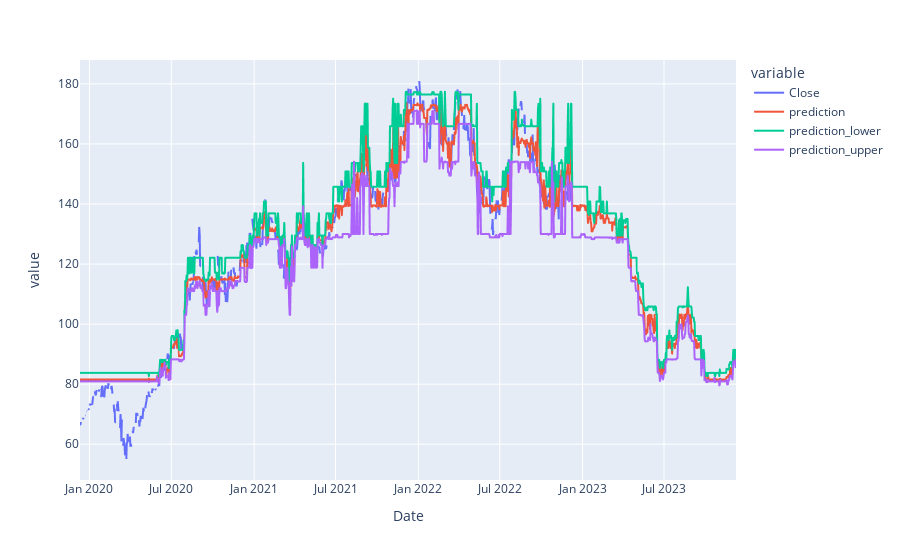

The notebook cell this image was saved under:
### Code cell
ticker = "AAPL"

model_df = ticker_regression.retrieve_single_ticker_model_results_from_mongo(ticker)
model_df.drop(labels=["_id"], axis=1, inplace=True)
# model_df.rename(columns={"index": "Date"}, inplace=True)

model_df["Date"] = pd.to_datetime(model_df["Date"])
model_df.drop(["Close"], axis=1, inplace=True)
model_df.set_index("Date", inplace=True)

# print(model_df)
yahoo_df = yahoo.retrieve_company_stock_price_from_mongo(ticker)
yahoo_df.drop(labels=["_id"], axis=1, inplace=True)
yahoo_df["Date"] = pd.to_datetime(yahoo_df["Date"]).dt.floor('D')
yahoo_df.set_index("Date", inplace=True)
# print(yahoo_df)
# # model_df.sort_values(["Date"], ascending=True, inplace=True)
# combined_df = yahoo_df.concat(model_df, left_index=True, right_index=True)
combined_df = yahoo_df.merge(model_df, how="right", left_index=True, right_index=True)
combined_df.reset_index(inplace=True)
combined_df.sort_values(["Date"], ascending=True, inplace=True)
px.line(combined_df, x='Date', y=['Close','prediction', 'prediction_lower', 'prediction_upper'])

### Figure 1 — Plotly figure (JSON) as saved in the notebook; plotly's stock layout.template omitted (floating-point values rounded to 4 significant figures; data arrays with more than 128 entries replaced by an {"elided": "..."} marker saying what was removed)
{"data": [{"hovertemplate": "variable=Close<br>Date=%{x}<br>value=%{y}<extra></extra>", "legendgroup": "Close", "line": {"color": "#636efa", "dash": "solid"}, "marker": {"symbol": "circle"}, "mode": "lines", "name": "Close", "showlegend": true, "type": "scattergl", "x": {"elided": "1459 str values"}, "xaxis": "x", "y": {"elided": "1459 float values"}, "yaxis": "y"}, {"hovertemplate": "variable=prediction<br>Date=%{x}<br>value=%{y}<extra></extra>", "legendgroup": "prediction", "line": {"color": "#EF553B", "dash": "solid"}, "marker": {"symbol": "circle"}, "mode": "lines", "name": "prediction", "showlegend": true, "type": "scattergl", "x": {"elided": "1459 str values"}, "xaxis": "x", "y": {"elided": "1459 float values"}, "yaxis": "y"}, {"hovertemplate": "variable=prediction_lower<br>Date=%{x}<br>value=%{y}<extra></extra>", "legendgroup": "prediction_lower", "line": {"color": "#00cc96", "dash": "solid"}, "marker": {"symbol": "circle"}, "mode": "lines", "name": "prediction_lower", "showlegend": true, "type": "scattergl", "x": {"elided": "1459 str values"}, "xaxis": "x", "y": {"elided": "1459 float values"}, "yaxis": "y"}, {"hovertemplate": "variable=prediction_upper<br>Date=%{x}<br>value=%{y}<extra></extra>", "legendgroup": "prediction_upper", "line": {"color": "#ab63fa", "dash": "solid"}, "marker": {"symbol": "circle"}, "mode": "lines", "name": "prediction_upper", "showlegend": true, "type": "scattergl", "x": {"elided": "1459 str values"}, "xaxis": "x", "y": {"elided": "1459 float values"}, "yaxis": "y"}], "layout": {"legend": {"title": {"text": "variable"}, "tracegroupgap": 0}, "margin": {"t": 60}, "xaxis": {"anchor": "y", "domain": [0, 1], "title": {"text": "Date"}}, "yaxis": {"anchor": "x", "domain": [0, 1], "title": {"text": "value"}}}}
